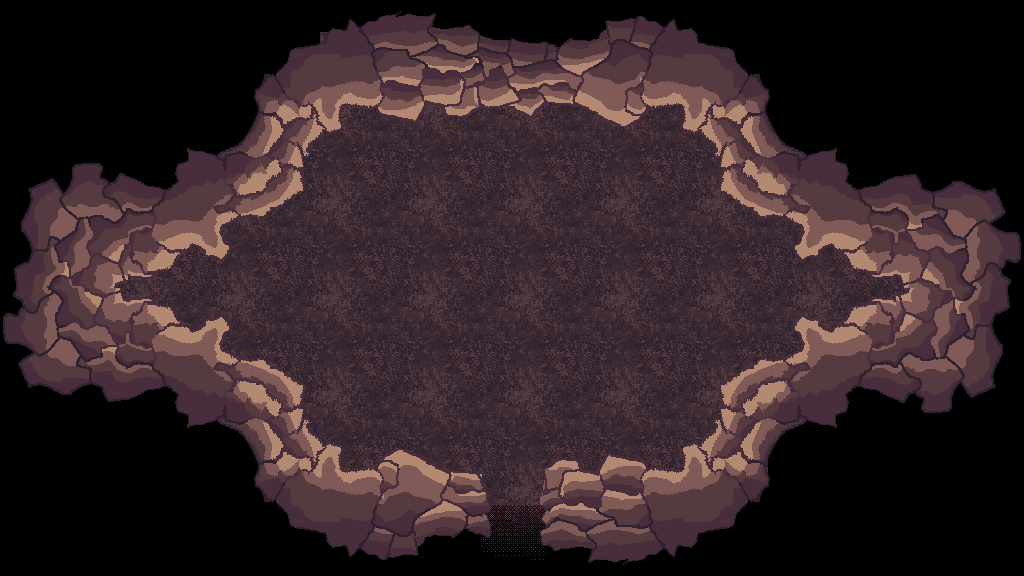

This is a level from a 2D game, rendered from its Tiled map with the project's own tilesets. A one-line summary and the map file follow, with tile-layer data summarised:
An orthogonal 32x18 tile map with 32x32 px tiles, 2 tile layers (floor, Walls), 2 tilesets and 6 objects (3x Wall, Entrance, SavePoint, Door).

<map version="1.10" tiledversion="1.11.2" orientation="orthogonal" renderorder="right-down" width="32" height="18" tilewidth="32" tileheight="32" infinite="0" nextlayerid="5" nextobjectid="8">
 <tileset firstgid="1" source="../tilesets/floor1-features.tsx" />
 <tileset firstgid="4097" source="../Caverns Floor 1.tsx" />
 <layer id="3" name="floor" width="32" height="18">
  <data>[576 cells, 576 non-empty, 10 distinct tile ids]</data>
 </layer>
 <layer id="1" name="Walls" width="32" height="18">
  <data>[576 cells, 416 non-empty, 152 distinct tile ids]</data>
 </layer>
 <objectgroup id="2" name="walls">
  <object id="1" name="Wall" x="169" y="287">
   <polygon points="0,0 210,186 311,189 317,275 -68,277" />
  </object>
  <object id="2" name="Wall" x="173" y="270">
   <polygon points="0,0 208,-162 506,-163 625,-15 714,5 723,-238 -13,-238" />
  </object>
  <object id="3" name="Wall" x="551" y="467">
   <polygon points="0,0 128,-3 208,-108 324,-166 313,77 -7,77" />
  </object>
 </objectgroup>
 <objectgroup id="4" name="doors">
  <object id="5" name="Entrance" x="510" y="435">
   <point />
  </object>
  <object id="6" name="SavePoint" x="518" y="262">
   <point />
  </object>
  <object id="7" name="Door" x="481" y="518" width="71" height="35">
   <properties>
    <property name="targetObj" value="Entrance4" />
    <property name="targetRoom" value="room4" />
   </properties>
  </object>
 </objectgroup>
</map>
